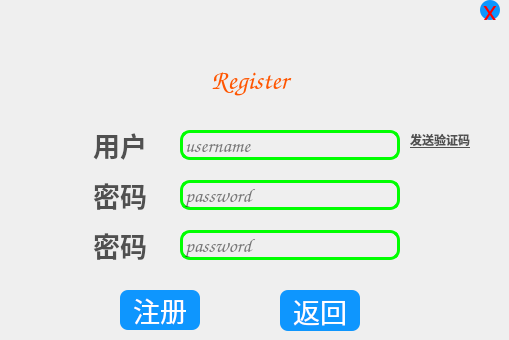
    <widget class="QWidget" name="page_register">
     <widget class="QLabel" name="label_title_reg">
      <property name="geometry">
       <rect>
        <x>150</x>
        <y>40</y>
        <width>200</width>
        <height>80</height>
       </rect>
      </property>
      <property name="font">
       <font>
        <family>Comic Sans MS</family>
        <pointsize>20</pointsize>
        <weight>75</weight>
        <italic>false</italic>
        <bold>true</bold>
       </font>
      </property>
      <property name="contextMenuPolicy">
       <enum>Qt::DefaultContextMenu</enum>
      </property>
      <property name="styleSheet">
       <string notr="true">color:#FF5500</string>
      </property>
      <property name="text">
       <string>Register</string>
      </property>
      <property name="alignment">
       <set>Qt::AlignCenter</set>
      </property>
     </widget>
     <widget class="QLabel" name="label_username_reg">
      <property name="geometry">
       <rect>
        <x>90</x>
        <y>130</y>
        <width>60</width>
        <height>30</height>
       </rect>
      </property>
      <property name="font">
       <font>
        <family>华文新魏</family>
        <pointsize>20</pointsize>
        <weight>75</weight>
        <bold>true</bold>
       </font>
      </property>
      <property name="styleSheet">
       <string notr="true">color:rgb(80, 80, 80)</string>
      </property>
      <property name="text">
       <string>用户</string>
      </property>
      <property name="alignment">
       <set>Qt::AlignCenter</set>
      </property>
     </widget>
     <widget class="QPushButton" name="btn_return">
      <property name="geometry">
       <rect>
        <x>280</x>
        <y>290</y>
        <width>80</width>
        <height>41</height>
       </rect>
      </property>
      <property name="font">
       <font>
        <family>华文新魏</family>
        <pointsize>20</pointsize>
       </font>
      </property>
      <property name="styleSheet">
       <string notr="true">QPushButton{
    /*字体大小为20点*/
    font-size:20pt;
    /*字体颜色为白色*/    
    color:white;
    /*背景颜色*/  
    background-color:rgb(14 , 150 , 254);
    /*边框圆角半径为8像素*/ 
    border-radius:8px;
	border-image: url(:/new/prefix1/img/ok.png)
}
QPushButton:hover{
	background-color:rgb(44 , 137 , 255);
	border-image: url(:/new/prefix1/img/ok.png);
}
QPushButton:pressed{
    /*背景颜色*/  
    background-color:rgb(14 , 135 , 228);
    /*左内边距为3像素，让按下时字向右移动3像素*/  
    padding-left:3px;
    /*上内边距为3像素，让按下时字向下移动3像素*/  
    padding-top:3px;
	border-image: url(:/new/prefix1/img/ok1.png);
}</string>
      </property>
      <property name="text">
       <string>返回</string>
      </property>
     </widget>
     <widget class="QLineEdit" name="lineEdit_password_reg_2">
      <property name="geometry">
       <rect>
        <x>180</x>
        <y>230</y>
        <width>220</width>
        <height>30</height>
       </rect>
      </property>
      <property name="font">
       <font>
        <family>Comic Sans MS</family>
        <pointsize>15</pointsize>
       </font>
      </property>
      <property name="styleSheet">
       <string notr="true">border-radius: 10px;
color:#000000;
background-color: rgba(255, 255, 255, 0%);
border:3px solid #00ff00;</string>
      </property>
      <property name="echoMode">
       <enum>QLineEdit::Password</enum>
      </property>
      <property name="placeholderText">
       <string>password</string>
      </property>
      <property name="clearButtonEnabled">
       <bool>true</bool>
      </property>
     </widget>
     <widget class="QLineEdit" name="lineEdit_username_reg">
      <property name="geometry">
       <rect>
        <x>180</x>
        <y>130</y>
        <width>220</width>
        <height>30</height>
       </rect>
      </property>
      <property name="font">
       <font>
        <family>Comic Sans MS</family>
        <pointsize>15</pointsize>
       </font>
      </property>
      <property name="contextMenuPolicy">
       <enum>Qt::DefaultContextMenu</enum>
      </property>
      <property name="styleSheet">
       <string notr="true">border-radius: 10px;
color:#000000;
background-color: rgba(255, 255, 255, 0%);
border:3px solid #00ff00;
</string>
      </property>
      <property name="text">
       <string/>
      </property>
      <property name="placeholderText">
       <string>username</string>
      </property>
      <property name="clearButtonEnabled">
       <bool>true</bool>
      </property>
     </widget>
     <widget class="QPushButton" name="btn_ok_reg">
      <property name="geometry">
       <rect>
        <x>120</x>
        <y>290</y>
        <width>80</width>
        <height>40</height>
       </rect>
      </property>
      <property name="font">
       <font>
        <family>华文新魏</family>
        <pointsize>20</pointsize>
       </font>
      </property>
      <property name="styleSheet">
       <string notr="true">QPushButton{
    /*字体大小为20点*/
    font-size:20pt;
    /*字体颜色为白色*/    
    color:white;
    /*背景颜色*/  
    background-color:rgb(14 , 150 , 254);
    /*边框圆角半径为8像素*/ 
    border-radius:8px;
	border-image: url(:/new/prefix1/img/ok.png)
}
QPushButton:hover{
	background-color:rgb(44 , 137 , 255);
	border-image: url(:/new/prefix1/img/ok.png);
}
QPushButton:pressed{
    /*背景颜色*/  
    background-color:rgb(14 , 135 , 228);
    /*左内边距为3像素，让按下时字向右移动3像素*/  
    padding-left:3px;
    /*上内边距为3像素，让按下时字向下移动3像素*/  
    padding-top:3px;
	border-image: url(:/new/prefix1/img/ok1.png);
}</string>
      </property>
      <property name="text">
       <string>注册</string>
      </property>
      <property name="shortcut">
       <string>Return</string>
      </property>
     </widget>
     <widget class="QLabel" name="label_password_reg_2">
      <property name="geometry">
       <rect>
        <x>90</x>
        <y>230</y>
        <width>60</width>
        <height>30</height>
       </rect>
      </property>
      <property name="font">
       <font>
        <family>华文新魏</family>
        <pointsize>20</pointsize>
        <weight>75</weight>
        <bold>true</bold>
       </font>
      </property>
      <property name="styleSheet">
       <string notr="true">color:rgb(80, 80, 80)</string>
      </property>
      <property name="text">
       <string>密码</string>
      </property>
      <property name="alignment">
       <set>Qt::AlignCenter</set>
      </property>
     </widget>
     <widget class="QLabel" name="label_password_reg_1">
      <property name="geometry">
       <rect>
        <x>90</x>
        <y>180</y>
        <width>60</width>
        <height>30</height>
       </rect>
      </property>
      <property name="font">
       <font>
        <family>华文新魏</family>
        <pointsize>20</pointsize>
        <weight>75</weight>
        <bold>true</bold>
       </font>
      </property>
      <property name="styleSheet">
       <string notr="true">color:rgb(80, 80, 80)</string>
      </property>
      <property name="text">
       <string>密码</string>
      </property>
      <property name="alignment">
       <set>Qt::AlignCenter</set>
      </property>
     </widget>
     <widget class="QLineEdit" name="lineEdit_password_reg_1">
      <property name="geometry">
       <rect>
        <x>180</x>
        <y>180</y>
        <width>220</width>
        <height>30</height>
       </rect>
      </property>
      <property name="font">
       <font>
        <family>Comic Sans MS</family>
        <pointsize>15</pointsize>
       </font>
      </property>
      <property name="styleSheet">
       <string notr="true">border-radius: 10px;
color:#000000;
background-color: rgba(255, 255, 255, 0%);
border:3px solid #00ff00;</string>
      </property>
      <property name="echoMode">
       <enum>QLineEdit::Password</enum>
      </property>
      <property name="placeholderText">
       <string>password</string>
      </property>
      <property name="clearButtonEnabled">
       <bool>true</bool>
      </property>
     </widget>
     <widget class="QPushButton" name="btn_send_code">
      <property name="enabled">
       <bool>true</bool>
      </property>
      <property name="geometry">
       <rect>
        <x>400</x>
        <y>130</y>
        <width>80</width>
        <height>20</height>
       </rect>
      </property>
      <property name="font">
       <font>
        <family>黑体</family>
        <pointsize>9</pointsize>
        <weight>75</weight>
        <bold>true</bold>
        <underline>true</underline>
       </font>
      </property>
      <property name="autoFillBackground">
       <bool>false</bool>
      </property>
      <property name="styleSheet">
       <string notr="true">color:rgb(80, 80, 80)</string>
      </property>
      <property name="text">
       <string>发送验证码</string>
      </property>
      <property name="flat">
       <bool>true</bool>
      </property>
     </widget>
     <widget class="QLabel" name="label_send_time">
      <property name="geometry">
       <rect>
        <x>400</x>
        <y>150</y>
        <width>80</width>
        <height>20</height>
       </rect>
      </property>
      <property name="font">
       <font>
        <family>黑体</family>
       </font>
      </property>
      <property name="text">
       <string/>
      </property>
      <property name="alignment">
       <set>Qt::AlignCenter</set>
      </property>
     </widget>
     <widget class="QPushButton" name="btn_register_close">
      <property name="geometry">
       <rect>
        <x>480</x>
        <y>0</y>
        <width>20</width>
        <height>20</height>
       </rect>
      </property>
      <property name="font">
       <font>
        <family>华文新魏</family>
        <pointsize>20</pointsize>
       </font>
      </property>
      <property name="styleSheet">
       <string notr="true">QPushButton{
    /*字体大小为20点*/
    font-size:20pt;
    /*字体颜色为白色*/    
    color:red;
    /*背景颜色*/  
    background-color:rgb(14 , 150 , 254);
    /*边框圆角半径为8像素*/ 
    border-radius:10px;
	border-image: url(:/new/prefix1/img/ok.png)
}
QPushButton:hover{
	background-color:rgb(44 , 137 , 255);
	border-image: url(:/new/prefix1/img/ok.png);
}
QPushButton:pressed{
    /*背景颜色*/  
    background-color:rgb(14 , 135 , 228);
    /*左内边距为3像素，让按下时字向右移动3像素*/  
    padding-left:3px;
    /*上内边距为3像素，让按下时字向下移动3像素*/  
    padding-top:3px;
	border-image: url(:/new/prefix1/img/ok1.png);
}</string>
      </property>
      <property name="text">
       <string>x</string>
      </property>
     </widget>
    </widget>
